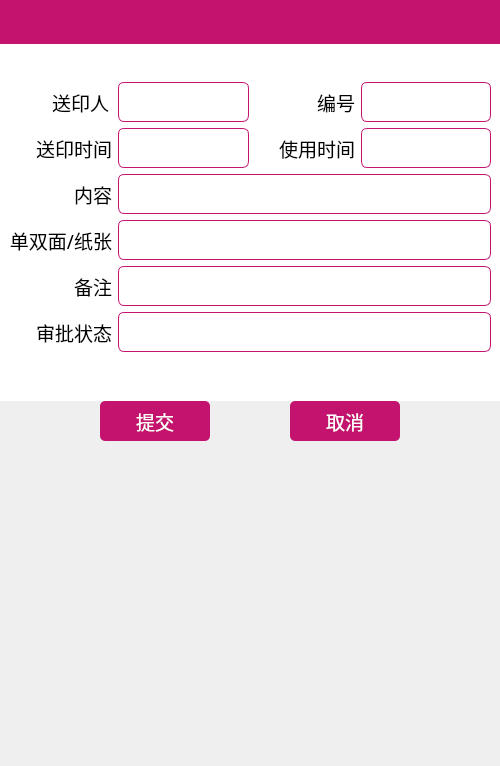
<?xml version="1.0" encoding="UTF-8"?>
<ui version="4.0">
 <class>PrintRequest</class>
 <widget class="QWidget" name="PrintRequest">
  <property name="geometry">
   <rect>
    <x>0</x>
    <y>0</y>
    <width>500</width>
    <height>766</height>
   </rect>
  </property>
  <property name="minimumSize">
   <size>
    <width>0</width>
    <height>44</height>
   </size>
  </property>
  <property name="windowTitle">
   <string>Form</string>
  </property>
  <layout class="QVBoxLayout" name="verticalLayout">
   <property name="spacing">
    <number>0</number>
   </property>
   <property name="leftMargin">
    <number>0</number>
   </property>
   <property name="topMargin">
    <number>0</number>
   </property>
   <property name="rightMargin">
    <number>0</number>
   </property>
   <property name="bottomMargin">
    <number>0</number>
   </property>
   <item>
    <widget class="TitleBar" name="titleBar" native="true">
     <property name="minimumSize">
      <size>
       <width>0</width>
       <height>44</height>
      </size>
     </property>
     <property name="styleSheet">
      <string notr="true">background-color: rgb(196, 19, 111);</string>
     </property>
    </widget>
   </item>
   <item>
    <widget class="QLabel" name="label">
     <property name="minimumSize">
      <size>
       <width>300</width>
       <height>0</height>
      </size>
     </property>
     <property name="font">
      <font>
       <family>微软雅黑</family>
       <pointsize>14</pointsize>
      </font>
     </property>
     <property name="styleSheet">
      <string notr="true">background-color: rgb(255,255,255);</string>
     </property>
     <property name="text">
      <string/>
     </property>
     <property name="alignment">
      <set>Qt::AlignCenter</set>
     </property>
    </widget>
   </item>
   <item>
    <widget class="QWidget" name="widget" native="true">
     <property name="styleSheet">
      <string notr="true">background-color:rgb(255,255,255);</string>
     </property>
     <layout class="QGridLayout" name="gridLayout">
      <property name="topMargin">
       <number>12</number>
      </property>
      <item row="0" column="2">
       <widget class="QLabel" name="label_37">
        <property name="minimumSize">
         <size>
          <width>50</width>
          <height>20</height>
         </size>
        </property>
        <property name="maximumSize">
         <size>
          <width>100</width>
          <height>16777215</height>
         </size>
        </property>
        <property name="palette">
         <palette>
          <active>
           <colorrole role="Button">
            <brush brushstyle="SolidPattern">
             <color alpha="0">
              <red>0</red>
              <green>0</green>
              <blue>0</blue>
             </color>
            </brush>
           </colorrole>
           <colorrole role="Base">
            <brush brushstyle="SolidPattern">
             <color alpha="0">
              <red>0</red>
              <green>0</green>
              <blue>0</blue>
             </color>
            </brush>
           </colorrole>
           <colorrole role="Window">
            <brush brushstyle="SolidPattern">
             <color alpha="0">
              <red>0</red>
              <green>0</green>
              <blue>0</blue>
             </color>
            </brush>
           </colorrole>
          </active>
          <inactive>
           <colorrole role="Button">
            <brush brushstyle="SolidPattern">
             <color alpha="0">
              <red>0</red>
              <green>0</green>
              <blue>0</blue>
             </color>
            </brush>
           </colorrole>
           <colorrole role="Base">
            <brush brushstyle="SolidPattern">
             <color alpha="0">
              <red>0</red>
              <green>0</green>
              <blue>0</blue>
             </color>
            </brush>
           </colorrole>
           <colorrole role="Window">
            <brush brushstyle="SolidPattern">
             <color alpha="0">
              <red>0</red>
              <green>0</green>
              <blue>0</blue>
             </color>
            </brush>
           </colorrole>
          </inactive>
          <disabled>
           <colorrole role="Button">
            <brush brushstyle="SolidPattern">
             <color alpha="0">
              <red>0</red>
              <green>0</green>
              <blue>0</blue>
             </color>
            </brush>
           </colorrole>
           <colorrole role="Base">
            <brush brushstyle="SolidPattern">
             <color alpha="0">
              <red>0</red>
              <green>0</green>
              <blue>0</blue>
             </color>
            </brush>
           </colorrole>
           <colorrole role="Window">
            <brush brushstyle="SolidPattern">
             <color alpha="0">
              <red>0</red>
              <green>0</green>
              <blue>0</blue>
             </color>
            </brush>
           </colorrole>
          </disabled>
         </palette>
        </property>
        <property name="font">
         <font>
          <family>微软雅黑</family>
          <pointsize>14</pointsize>
         </font>
        </property>
        <property name="styleSheet">
         <string notr="true">QLabel{
  background-color: transparent
}</string>
        </property>
        <property name="frameShape">
         <enum>QFrame::NoFrame</enum>
        </property>
        <property name="text">
         <string>编号</string>
        </property>
        <property name="alignment">
         <set>Qt::AlignRight|Qt::AlignTrailing|Qt::AlignVCenter</set>
        </property>
       </widget>
      </item>
      <item row="0" column="3">
       <widget class="QLabel" name="serialNum">
        <property name="minimumSize">
         <size>
          <width>50</width>
          <height>0</height>
         </size>
        </property>
        <property name="font">
         <font>
          <family>微软雅黑</family>
          <pointsize>14</pointsize>
         </font>
        </property>
        <property name="styleSheet">
         <string notr="true">QLabel{
  border:1px solid rgb(196, 19, 111);
  border-radius: 6px;
  background-color: rgb(255,255,255);
}</string>
        </property>
        <property name="frameShape">
         <enum>QFrame::StyledPanel</enum>
        </property>
        <property name="text">
         <string/>
        </property>
       </widget>
      </item>
      <item row="1" column="0">
       <widget class="QLabel" name="label_19">
        <property name="minimumSize">
         <size>
          <width>50</width>
          <height>40</height>
         </size>
        </property>
        <property name="palette">
         <palette>
          <active>
           <colorrole role="Button">
            <brush brushstyle="SolidPattern">
             <color alpha="0">
              <red>0</red>
              <green>0</green>
              <blue>0</blue>
             </color>
            </brush>
           </colorrole>
           <colorrole role="Base">
            <brush brushstyle="SolidPattern">
             <color alpha="0">
              <red>0</red>
              <green>0</green>
              <blue>0</blue>
             </color>
            </brush>
           </colorrole>
           <colorrole role="Window">
            <brush brushstyle="SolidPattern">
             <color alpha="0">
              <red>0</red>
              <green>0</green>
              <blue>0</blue>
             </color>
            </brush>
           </colorrole>
          </active>
          <inactive>
           <colorrole role="Button">
            <brush brushstyle="SolidPattern">
             <color alpha="0">
              <red>0</red>
              <green>0</green>
              <blue>0</blue>
             </color>
            </brush>
           </colorrole>
           <colorrole role="Base">
            <brush brushstyle="SolidPattern">
             <color alpha="0">
              <red>0</red>
              <green>0</green>
              <blue>0</blue>
             </color>
            </brush>
           </colorrole>
           <colorrole role="Window">
            <brush brushstyle="SolidPattern">
             <color alpha="0">
              <red>0</red>
              <green>0</green>
              <blue>0</blue>
             </color>
            </brush>
           </colorrole>
          </inactive>
          <disabled>
           <colorrole role="Button">
            <brush brushstyle="SolidPattern">
             <color alpha="0">
              <red>0</red>
              <green>0</green>
              <blue>0</blue>
             </color>
            </brush>
           </colorrole>
           <colorrole role="Base">
            <brush brushstyle="SolidPattern">
             <color alpha="0">
              <red>0</red>
              <green>0</green>
              <blue>0</blue>
             </color>
            </brush>
           </colorrole>
           <colorrole role="Window">
            <brush brushstyle="SolidPattern">
             <color alpha="0">
              <red>0</red>
              <green>0</green>
              <blue>0</blue>
             </color>
            </brush>
           </colorrole>
          </disabled>
         </palette>
        </property>
        <property name="font">
         <font>
          <family>微软雅黑</family>
          <pointsize>14</pointsize>
         </font>
        </property>
        <property name="styleSheet">
         <string notr="true">QLabel{
  background-color: transparent
}</string>
        </property>
        <property name="frameShape">
         <enum>QFrame::NoFrame</enum>
        </property>
        <property name="text">
         <string>送印时间</string>
        </property>
        <property name="alignment">
         <set>Qt::AlignRight|Qt::AlignTrailing|Qt::AlignVCenter</set>
        </property>
       </widget>
      </item>
      <item row="1" column="1">
       <widget class="QLabel" name="timeOfSend">
        <property name="minimumSize">
         <size>
          <width>50</width>
          <height>0</height>
         </size>
        </property>
        <property name="font">
         <font>
          <family>微软雅黑</family>
          <pointsize>14</pointsize>
         </font>
        </property>
        <property name="styleSheet">
         <string notr="true">QLabel{
  border:1px solid rgb(196, 19, 111);
  border-radius: 6px;
  background-color: rgb(255,255,255);
}</string>
        </property>
        <property name="frameShape">
         <enum>QFrame::StyledPanel</enum>
        </property>
        <property name="text">
         <string/>
        </property>
       </widget>
      </item>
      <item row="2" column="0">
       <widget class="QLabel" name="label_15">
        <property name="minimumSize">
         <size>
          <width>60</width>
          <height>40</height>
         </size>
        </property>
        <property name="font">
         <font>
          <family>微软雅黑</family>
          <pointsize>14</pointsize>
         </font>
        </property>
        <property name="styleSheet">
         <string notr="true">QLabel{
  background-color: transparent
}</string>
        </property>
        <property name="frameShape">
         <enum>QFrame::NoFrame</enum>
        </property>
        <property name="text">
         <string>内容</string>
        </property>
        <property name="alignment">
         <set>Qt::AlignRight|Qt::AlignTrailing|Qt::AlignVCenter</set>
        </property>
       </widget>
      </item>
      <item row="3" column="0">
       <widget class="QLabel" name="label_10">
        <property name="minimumSize">
         <size>
          <width>50</width>
          <height>40</height>
         </size>
        </property>
        <property name="font">
         <font>
          <family>微软雅黑</family>
          <pointsize>14</pointsize>
         </font>
        </property>
        <property name="styleSheet">
         <string notr="true">QLabel{
  background-color: transparent
}</string>
        </property>
        <property name="frameShape">
         <enum>QFrame::NoFrame</enum>
        </property>
        <property name="text">
         <string>单双面/纸张</string>
        </property>
        <property name="alignment">
         <set>Qt::AlignRight|Qt::AlignTrailing|Qt::AlignVCenter</set>
        </property>
       </widget>
      </item>
      <item row="1" column="2">
       <widget class="QLabel" name="label_6">
        <property name="minimumSize">
         <size>
          <width>50</width>
          <height>20</height>
         </size>
        </property>
        <property name="font">
         <font>
          <family>微软雅黑</family>
          <pointsize>14</pointsize>
         </font>
        </property>
        <property name="styleSheet">
         <string notr="true">QLabel{
  background-color: transparent
}</string>
        </property>
        <property name="frameShape">
         <enum>QFrame::NoFrame</enum>
        </property>
        <property name="text">
         <string>使用时间</string>
        </property>
        <property name="alignment">
         <set>Qt::AlignRight|Qt::AlignTrailing|Qt::AlignVCenter</set>
        </property>
       </widget>
      </item>
      <item row="0" column="0">
       <widget class="QLabel" name="nameApplicant_2">
        <property name="minimumSize">
         <size>
          <width>50</width>
          <height>40</height>
         </size>
        </property>
        <property name="maximumSize">
         <size>
          <width>100</width>
          <height>16777215</height>
         </size>
        </property>
        <property name="palette">
         <palette>
          <active>
           <colorrole role="Button">
            <brush brushstyle="SolidPattern">
             <color alpha="0">
              <red>0</red>
              <green>0</green>
              <blue>0</blue>
             </color>
            </brush>
           </colorrole>
           <colorrole role="Base">
            <brush brushstyle="SolidPattern">
             <color alpha="0">
              <red>0</red>
              <green>0</green>
              <blue>0</blue>
             </color>
            </brush>
           </colorrole>
           <colorrole role="Window">
            <brush brushstyle="SolidPattern">
             <color alpha="0">
              <red>0</red>
              <green>0</green>
              <blue>0</blue>
             </color>
            </brush>
           </colorrole>
          </active>
          <inactive>
           <colorrole role="Button">
            <brush brushstyle="SolidPattern">
             <color alpha="0">
              <red>0</red>
              <green>0</green>
              <blue>0</blue>
             </color>
            </brush>
           </colorrole>
           <colorrole role="Base">
            <brush brushstyle="SolidPattern">
             <color alpha="0">
              <red>0</red>
              <green>0</green>
              <blue>0</blue>
             </color>
            </brush>
           </colorrole>
           <colorrole role="Window">
            <brush brushstyle="SolidPattern">
             <color alpha="0">
              <red>0</red>
              <green>0</green>
              <blue>0</blue>
             </color>
            </brush>
           </colorrole>
          </inactive>
          <disabled>
           <colorrole role="Button">
            <brush brushstyle="SolidPattern">
             <color alpha="0">
              <red>0</red>
              <green>0</green>
              <blue>0</blue>
             </color>
            </brush>
           </colorrole>
           <colorrole role="Base">
            <brush brushstyle="SolidPattern">
             <color alpha="0">
              <red>0</red>
              <green>0</green>
              <blue>0</blue>
             </color>
            </brush>
           </colorrole>
           <colorrole role="Window">
            <brush brushstyle="SolidPattern">
             <color alpha="0">
              <red>0</red>
              <green>0</green>
              <blue>0</blue>
             </color>
            </brush>
           </colorrole>
          </disabled>
         </palette>
        </property>
        <property name="font">
         <font>
          <family>微软雅黑</family>
          <pointsize>14</pointsize>
         </font>
        </property>
        <property name="styleSheet">
         <string notr="true">QLabel{
  background-color: transparent
}</string>
        </property>
        <property name="frameShape">
         <enum>QFrame::NoFrame</enum>
        </property>
        <property name="text">
         <string>送印人</string>
        </property>
        <property name="alignment">
         <set>Qt::AlignRight|Qt::AlignTrailing|Qt::AlignVCenter</set>
        </property>
       </widget>
      </item>
      <item row="0" column="1">
       <widget class="QLabel" name="applicant">
        <property name="minimumSize">
         <size>
          <width>50</width>
          <height>0</height>
         </size>
        </property>
        <property name="font">
         <font>
          <family>微软雅黑</family>
          <pointsize>14</pointsize>
         </font>
        </property>
        <property name="styleSheet">
         <string notr="true">QLabel{
  border:1px solid rgb(196, 19, 111);
  border-radius: 6px;
  background-color: rgb(255,255,255);
}</string>
        </property>
        <property name="frameShape">
         <enum>QFrame::StyledPanel</enum>
        </property>
        <property name="text">
         <string/>
        </property>
       </widget>
      </item>
      <item row="1" column="3">
       <widget class="QLabel" name="timeOfUse">
        <property name="minimumSize">
         <size>
          <width>50</width>
          <height>22</height>
         </size>
        </property>
        <property name="font">
         <font>
          <family>微软雅黑</family>
          <pointsize>14</pointsize>
         </font>
        </property>
        <property name="styleSheet">
         <string notr="true">QLabel{
  border:1px solid rgb(196, 19, 111);
  border-radius: 6px;
  background-color: rgb(255,255,255);
}</string>
        </property>
        <property name="frameShape">
         <enum>QFrame::StyledPanel</enum>
        </property>
        <property name="text">
         <string/>
        </property>
       </widget>
      </item>
      <item row="2" column="1" colspan="3">
       <widget class="QLabel" name="content">
        <property name="minimumSize">
         <size>
          <width>80</width>
          <height>22</height>
         </size>
        </property>
        <property name="font">
         <font>
          <family>微软雅黑</family>
          <pointsize>14</pointsize>
         </font>
        </property>
        <property name="styleSheet">
         <string notr="true">QLabel{
  border:1px solid rgb(196, 19, 111);
  border-radius: 6px;
  background-color: rgb(255,255,255);
}</string>
        </property>
        <property name="frameShape">
         <enum>QFrame::StyledPanel</enum>
        </property>
        <property name="text">
         <string/>
        </property>
       </widget>
      </item>
      <item row="5" column="1" colspan="3">
       <widget class="QLabel" name="agreeable">
        <property name="minimumSize">
         <size>
          <width>50</width>
          <height>22</height>
         </size>
        </property>
        <property name="font">
         <font>
          <family>微软雅黑</family>
          <pointsize>14</pointsize>
         </font>
        </property>
        <property name="styleSheet">
         <string notr="true">QLabel{
  border:1px solid rgb(196, 19, 111);
  border-radius: 6px;
  background-color: rgb(255,255,255);
}</string>
        </property>
        <property name="frameShape">
         <enum>QFrame::StyledPanel</enum>
        </property>
        <property name="text">
         <string/>
        </property>
       </widget>
      </item>
      <item row="4" column="0">
       <widget class="QLabel" name="label_9">
        <property name="minimumSize">
         <size>
          <width>50</width>
          <height>40</height>
         </size>
        </property>
        <property name="font">
         <font>
          <family>微软雅黑</family>
          <pointsize>14</pointsize>
         </font>
        </property>
        <property name="styleSheet">
         <string notr="true">QLabel{
  background-color: transparent
}</string>
        </property>
        <property name="frameShape">
         <enum>QFrame::NoFrame</enum>
        </property>
        <property name="text">
         <string>备注</string>
        </property>
        <property name="alignment">
         <set>Qt::AlignRight|Qt::AlignTrailing|Qt::AlignVCenter</set>
        </property>
       </widget>
      </item>
      <item row="4" column="1" colspan="3">
       <widget class="QLabel" name="comment">
        <property name="minimumSize">
         <size>
          <width>50</width>
          <height>22</height>
         </size>
        </property>
        <property name="font">
         <font>
          <family>微软雅黑</family>
          <pointsize>14</pointsize>
         </font>
        </property>
        <property name="styleSheet">
         <string notr="true">QLabel{
  border:1px solid rgb(196, 19, 111);
  border-radius: 6px;
  background-color: rgb(255,255,255);
}</string>
        </property>
        <property name="frameShape">
         <enum>QFrame::StyledPanel</enum>
        </property>
        <property name="text">
         <string/>
        </property>
       </widget>
      </item>
      <item row="3" column="1" colspan="3">
       <widget class="QLabel" name="paper">
        <property name="minimumSize">
         <size>
          <width>50</width>
          <height>22</height>
         </size>
        </property>
        <property name="font">
         <font>
          <family>微软雅黑</family>
          <pointsize>14</pointsize>
         </font>
        </property>
        <property name="styleSheet">
         <string notr="true">QLabel{
  border:1px solid rgb(196, 19, 111);
  border-radius: 6px;
  background-color: rgb(255,255,255);
}</string>
        </property>
        <property name="frameShape">
         <enum>QFrame::StyledPanel</enum>
        </property>
        <property name="text">
         <string/>
        </property>
       </widget>
      </item>
      <item row="5" column="0">
       <widget class="QLabel" name="label_25">
        <property name="minimumSize">
         <size>
          <width>50</width>
          <height>40</height>
         </size>
        </property>
        <property name="font">
         <font>
          <family>微软雅黑</family>
          <pointsize>14</pointsize>
         </font>
        </property>
        <property name="styleSheet">
         <string notr="true">QLabel{
  background-color: transparent
}</string>
        </property>
        <property name="frameShape">
         <enum>QFrame::NoFrame</enum>
        </property>
        <property name="text">
         <string>审批状态</string>
        </property>
        <property name="alignment">
         <set>Qt::AlignRight|Qt::AlignTrailing|Qt::AlignVCenter</set>
        </property>
       </widget>
      </item>
      <item row="6" column="1">
       <spacer name="verticalSpacer_2">
        <property name="orientation">
         <enum>Qt::Vertical</enum>
        </property>
        <property name="sizeType">
         <enum>QSizePolicy::Fixed</enum>
        </property>
        <property name="sizeHint" stdset="0">
         <size>
          <width>20</width>
          <height>40</height>
         </size>
        </property>
       </spacer>
      </item>
     </layout>
    </widget>
   </item>
   <item>
    <layout class="QHBoxLayout" name="horizontalLayout_2">
     <property name="spacing">
      <number>80</number>
     </property>
     <property name="leftMargin">
      <number>100</number>
     </property>
     <property name="rightMargin">
      <number>100</number>
     </property>
     <item>
      <widget class="QPushButton" name="ok">
       <property name="minimumSize">
        <size>
         <width>0</width>
         <height>40</height>
        </size>
       </property>
       <property name="font">
        <font>
         <family>微软雅黑</family>
         <pointsize>14</pointsize>
        </font>
       </property>
       <property name="styleSheet">
        <string notr="true">QPushButton{
    border: none;
	background-color: rgb(196, 19, 111);
	color: white;   
	border-radius: 5px;                        
}

QPushButton:pressed{
	background-color: rgb(99, 10, 56);
}</string>
       </property>
       <property name="text">
        <string>提交</string>
       </property>
      </widget>
     </item>
     <item>
      <widget class="QPushButton" name="cancel">
       <property name="minimumSize">
        <size>
         <width>0</width>
         <height>40</height>
        </size>
       </property>
       <property name="font">
        <font>
         <family>微软雅黑</family>
         <pointsize>14</pointsize>
        </font>
       </property>
       <property name="styleSheet">
        <string notr="true">QPushButton{
    border: none;
	background-color: rgb(196, 19, 111);
	color: white;   
	border-radius: 5px;                        
}

QPushButton:pressed{
	background-color: rgb(99, 10, 56);
}</string>
       </property>
       <property name="text">
        <string>取消</string>
       </property>
      </widget>
     </item>
    </layout>
   </item>
   <item>
    <spacer name="verticalSpacer">
     <property name="orientation">
      <enum>Qt::Vertical</enum>
     </property>
     <property name="sizeHint" stdset="0">
      <size>
       <width>20</width>
       <height>336</height>
      </size>
     </property>
    </spacer>
   </item>
  </layout>
 </widget>
 <customwidgets>
  <customwidget>
   <class>TitleBar</class>
   <extends>QWidget</extends>
   <header>widgets/TitleBar.h</header>
   <container>1</container>
  </customwidget>
 </customwidgets>
 <resources/>
 <connections/>
</ui>
